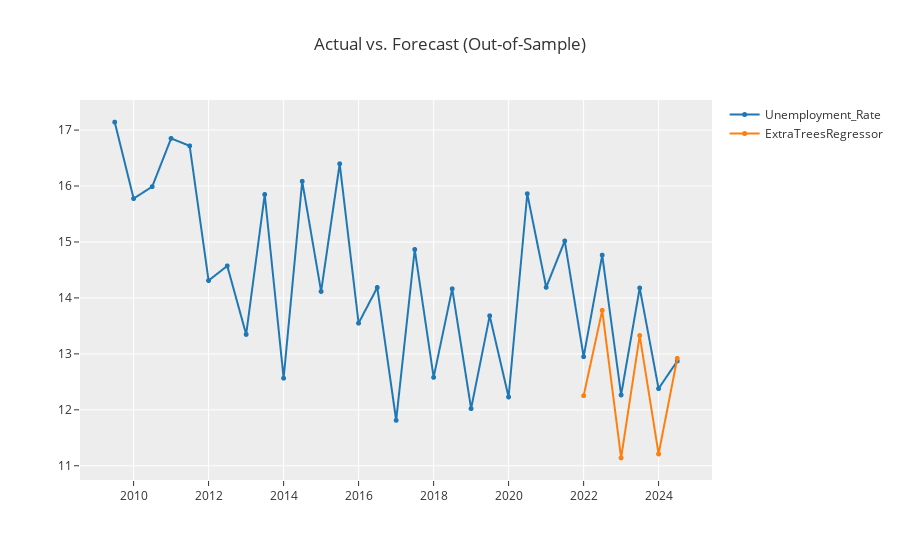

The notebook cell saved with this chart:
### Code cell
exp.plot_model(estimator=tuned_et_cds_dt)
